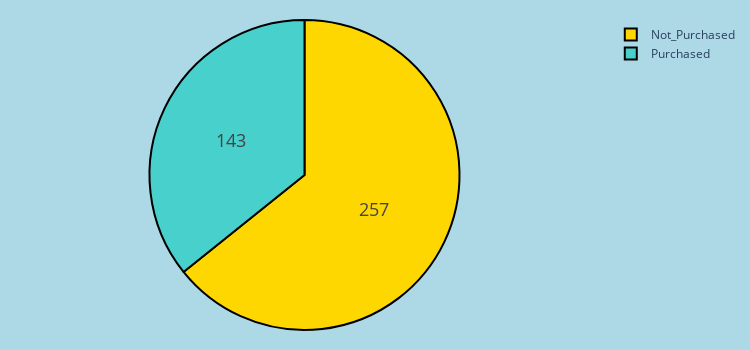

Notebook source saved alongside this figure:
### Markdown cell above
## Datavisualization (pi chart)

### Code cell
import plotly.express as px

purchased.iloc[0,0] = "Not_Purchased"
purchased.iloc[1,0] = "Purchased"

colors = ['gold', 'mediumturquoise']

fig = px.pie(purchased, values='Purchased', names = 'index', color_discrete_sequence=px.colors.sequential.RdBu)

#fig.update_traces(textposition='inside', textinfo='percent+label')

fig.update_traces(hoverinfo='label+percent', textinfo='value', textfont_size=18,
                  marker=dict(colors=colors, line=dict(color='#000000', width=2)))

fig.update_layout(autosize=False, width=750, height=350)

fig.update_layout(margin=dict(l=10, r=10, t=20, b=20), paper_bgcolor="LightBlue",)

fig.show()

### Figure 1 — Plotly figure (JSON) as saved in the notebook; plotly's stock layout.template omitted (floating-point values rounded to 4 significant figures)
{"data": [{"domain": {"x": [0, 1], "y": [0, 1]}, "hoverinfo": "label+percent", "hovertemplate": "index=%{label}<br>Purchased=%{value}<extra></extra>", "labels": ["Not_Purchased", "Purchased"], "legendgroup": "", "marker": {"colors": ["gold", "mediumturquoise"], "line": {"color": "#000000", "width": 2}}, "name": "", "showlegend": true, "textfont": {"size": 18}, "textinfo": "value", "type": "pie", "values": [257, 143]}], "layout": {"autosize": false, "height": 350, "legend": {"tracegroupgap": 0}, "margin": {"b": 20, "l": 10, "r": 10, "t": 20}, "paper_bgcolor": "LightBlue", "piecolorway": ["rgb(103,0,31)", "rgb(178,24,43)", "rgb(214,96,77)", "rgb(244,165,130)", "rgb(253,219,199)", "rgb(247,247,247)", "rgb(209,229,240)", "rgb(146,197,222)", "rgb(67,147,195)", "rgb(33,102,172)", "rgb(5,48,97)"], "width": 750}}
